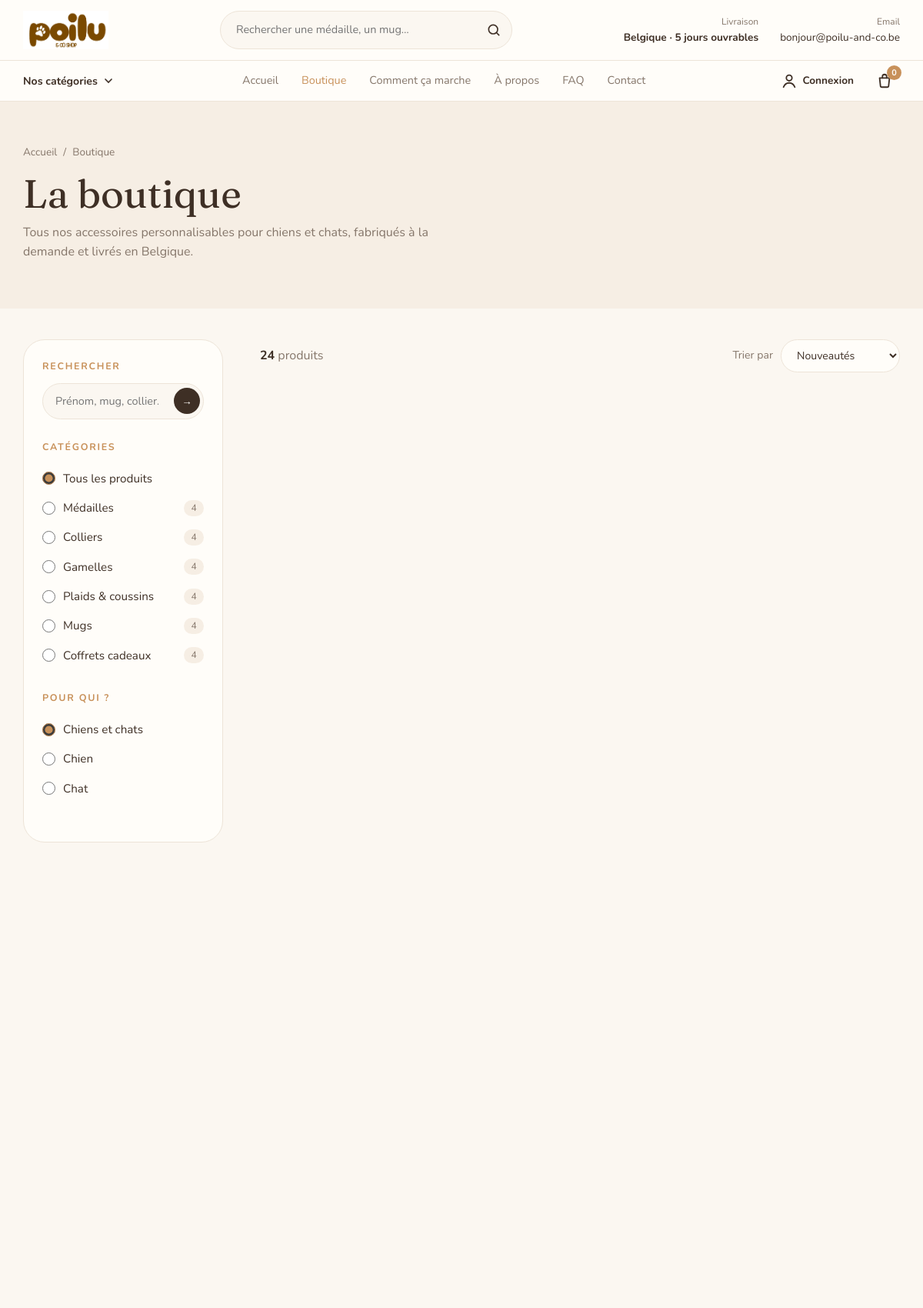
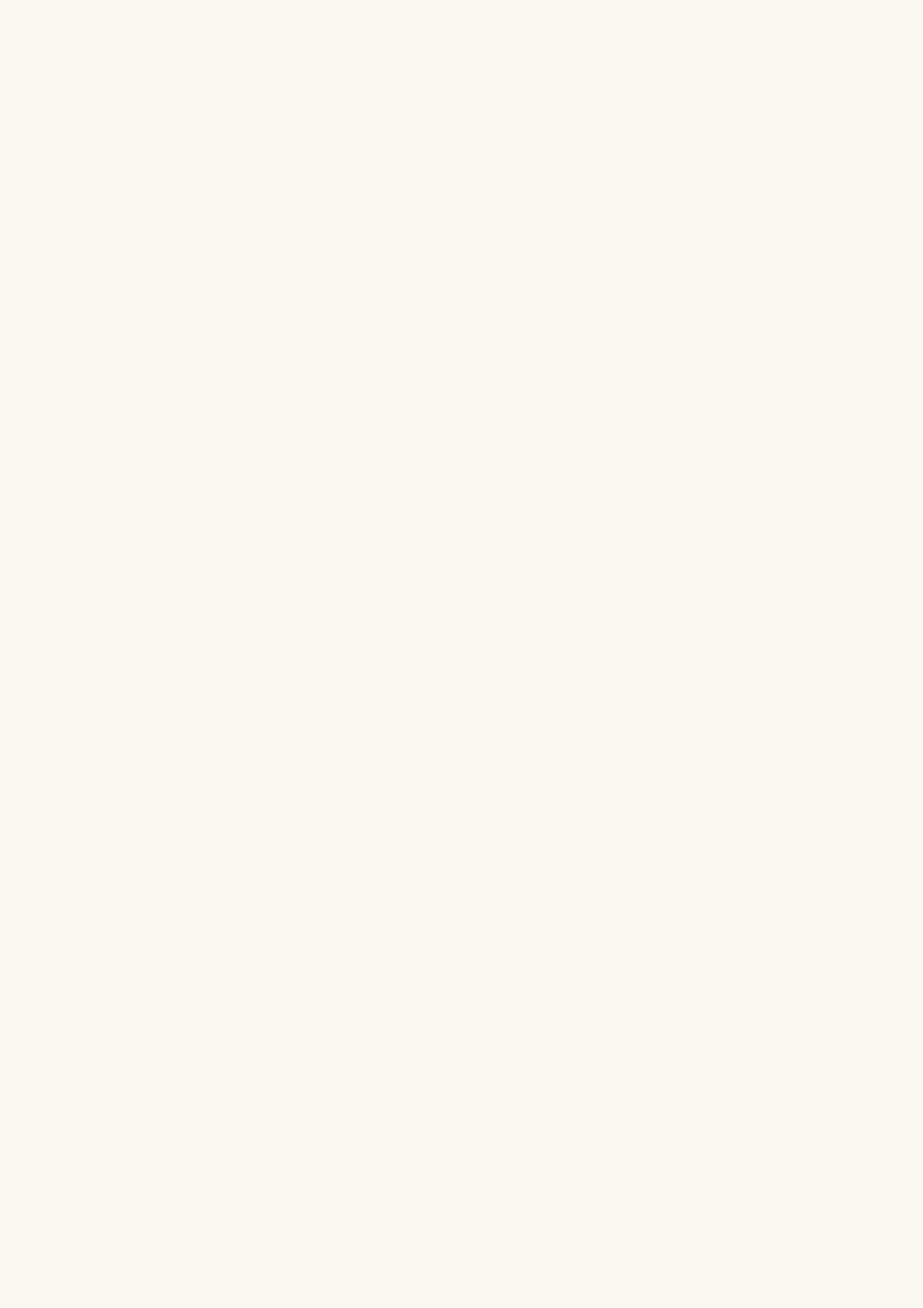
Screenshot of /pages/products.php (upper part) with the database file from the repository (2 pictures, top to bottom).
### tables this page shows
CREATE TABLE categories (
    id          INT AUTO_INCREMENT PRIMARY KEY,
    name        VARCHAR(80)  NOT NULL,
    slug        VARCHAR(80)  NOT NULL UNIQUE,
    description VARCHAR(255) NULL,
    sort_order  INT          NOT NULL DEFAULT 0        
);

### includes/functions.php (called while the page is built, shortened)
<?php
function e($text)
{
    return htmlspecialchars((string) $text, ENT_QUOTES, 'UTF-8');
}

### pages/products.php (the view, shortened to what this page needs)
<?php
require '../includes/db.php';
require '../includes/functions.php';
$search        = trim($_GET['search'] ?? '');
$search        = mb_substr($search, 0, 60);
$animal        = $_GET['animal'] ?? '';
$sort          = $_GET['sort'] ?? 'newest';
$animal_options = ['dog' => 'Chien', 'cat' => 'Chat'];
if (!array_key_exists($animal, $animal_options)) {
    $animal = '';
}
$sort_options = [
    'newest'     => ['label' => 'Nouveautés',       'sql' => 'p.created_at DESC'],
    'price_asc'  => ['label' => 'Prix croissant',   'sql' => 'p.price ASC'],
    'price_desc' => ['label' => 'Prix décroissant', 'sql' => 'p.price DESC'],
    'name'       => ['label' => 'Nom (A → Z)',      'sql' => 'p.name ASC'],
];
$categories       = [];
$products         = [];
$current_category = null;
if ($pdo !== null) {
    $categories = $pdo->query("
        SELECT c.id, c.name, c.slug, c.description, COUNT(p.id) AS product_count
        FROM categories c
        LEFT JOIN products p ON p.category_id = c.id AND p.is_active = 1
        GROUP BY c.id, c.name, c.slug, c.description, c.sort_order
        ORDER BY c.sort_order
    ")->fetchAll();
    $where  = ['p.is_active = 1'];
    $params = [];
    $sql = "
        SELECT p.*, c.name AS category_name, c.slug AS category_slug
        FROM products p
        JOIN categories c ON c.id = p.category_id
        WHERE " . implode(' AND ', $where) . "
        ORDER BY " . $sort_options[$sort]['sql'];
    $statement = $pdo->prepare($sql);
    $statement->execute($params);
    $products = $statement->fetchAll();
}
if ($current_category !== null) {
    $page_heading     = $current_category['name'];
    $page_intro       = $current_category['description'];
} else {
    $page_heading     = 'La boutique';
    $page_intro       = 'Tous nos accessoires personnalisables pour chiens et chats, fabriqués à la demande et livrés en Belgique.';
}
require '../includes/header.php';
?>
<section class="page-hero">
    <div class="container">
        <nav class="breadcrumb" aria-label="Fil d'Ariane">
            <a href="../index.php">Accueil</a>
            <span aria-hidden="true">/</span>
            <?php if ($current_category !== null): ?>
                <a href="products.php">Boutique</a>
                <span aria-hidden="true">/</span>
                <span><?= e($current_category['name']) ?></span>
            <?php else: ?>
                <span>Boutique</span>
            <?php endif; ?>
        </nav>
        <h1><?= e($page_heading) ?></h1>
        <p class="page-intro"><?= e($page_intro) ?></p>
    </div>
</section>
<section class="section catalogue">
    <div class="container">
        <?php if ($pdo === null): ?>
            <div class="empty-state">
                <h2>La boutique n'est pas encore connectée</h2>
                <p>Démarrez MySQL dans XAMPP/WAMP, puis importez <strong>database/database.sql</strong> dans phpMyAdmin.</p>
            </div>
        <?php else: ?>
        <div class="catalogue-layout">
            <aside class="filters" data-filters>
                <form method="get" action="products.php" id="filter-form" class="filters-form">
                    <div class="filter-group">
                        <label for="filter-search" class="filter-title">Rechercher</label>
                        <div class="filter-search">
                            <input type="search" id="filter-search" name="search" value="<?= e($search) ?>" placeholder="Prénom, mug, collier…">
                            <button type="submit" aria-label="Rechercher">→</button>
                        </div>
                    </div>
                    <fieldset class="filter-group">
                        <legend class="filter-title">Catégories</legend>
                        <label class="filter-option">
                            <input type="radio" name="category" value="" <?= $current_category === null ? 'checked' : '' ?> data-auto-submit>
                            <span>Tous les produits</span>
                        </label>
                        <?php foreach ($categories as $category): ?>
                            <label class="filter-option">
                                <input type="radio" name="category" value="<?= e($category['slug']) ?>"
                                    <?= ($current_category !== null && $current_category['id'] === $category['id']) ? 'checked' : '' ?> data-auto-submit>
                                <span><?= e($category['name']) ?></span>
                                <small><?= (int) $category['product_count'] ?></small>
                            </label>
                        <?php endforeach; ?>
                    </fieldset>
                    <fieldset class="filter-group">
                        <legend class="filter-title">Pour qui ?</legend>
                        <label class="filter-option">
                            <input type="radio" name="animal" value="" <?= $animal === '' ? 'checked' : '' ?> data-auto-submit>
                            <span>Chiens et chats</span>
                        </label>
                        <?php foreach ($animal_options as $value => $label): ?>
                            <label class="filter-option">
                                <input type="radio" name="animal" value="<?= e($value) ?>" <?= $animal === $value ? 'checked' : '' ?> data-auto-submit>
                                <span><?= e($label) ?></span>
                            </label>
                        <?php endforeach; ?>
                    </fieldset>
                </form>
            </aside>
            <div class="catalogue-main">
                <div class="catalogue-toolbar">
                    <p>
                        <strong><?= count($products) ?></strong> produit<?= count($products) > 1 ? 's' : '' ?>
                    </p>
                    <label class="sort-select">
                        <span>Trier par</span>
                        <select name="sort" form="filter-form" data-auto-submit>
                            <?php foreach ($sort_options as $value => $option): ?>
                                <option value="<?= e($value) ?>" <?= $sort === $value ? 'selected' : '' ?>><?= e($option['label']) ?></option>
                            <?php endforeach; ?>
                        </select>
                    </label>
                </div>
                <?php if (count($products) === 0): ?>
                    <div class="empty-state">
                        <h2>Aucun produit trouvé</h2>
                        <p>Essayez un autre mot ou retirez un filtre.</p>
                        <a href="products.php" class="button button-outline">Voir tous les produits</a>
                    </div>
                <?php else: ?>
                    <div class="product-grid product-grid-catalogue">
                    </div>
                <?php endif; ?>
            </div>
        </div>
        <?php endif; ?>
    </div>
</section>
<?php require '../includes/footer.php'; ?>

### assets/css/style.css (style rules this page uses)
:root { --color-cream: #FBF7F1; --color-sand: #F6EEE4; --color-beige: #EDE4D8; --color-caramel: #C8915A; --color-caramel-dk: #A8723F; --color-brown: #3E2F25; --color-muted: #85766A; --color-white: #FFFDF9; --color-sage: #DDE5D6; --color-rose: #F3DCD4; --color-sky: #DCE6EE; --font-title: 'Fraunces', Georgia, serif; --font-text: 'Nunito', 'Segoe UI', sans-serif; --radius: 18px; --radius-big: 28px; --shadow: 0 12px 30px rgba(62, 47, 37, 0.08); }
*, *::before, *::after { box-sizing: border-box; }
html { scroll-behavior: smooth; }
body { margin: 0; font-family: var(--font-text); font-size: 16px; line-height: 1.6; color: var(--color-brown); background: var(--color-cream); }
a { color: inherit; text-decoration: none; }
h1, h2, h3 { font-family: var(--font-title); font-weight: 400; line-height: 1.15; margin: 0 0 .5em; }
h1 { font-size: clamp(2.3rem, 6vw, 4rem); }
.container { width: 100%; max-width: 1180px; margin: 0 auto; padding: 0 20px; }
.section { padding: 64px 0; }
.product-grid { display: grid; grid-template-columns: repeat(2, 1fr); gap: 16px; }
.page-hero { background: var(--color-sand); padding: 40px 0 44px; }
.page-hero h1 { margin-bottom: 8px; font-size: clamp(2rem, 5vw, 3.2rem); }
.page-intro { max-width: 560px; margin: 0; color: var(--color-muted); }
.breadcrumb { display: flex; flex-wrap: wrap; gap: 8px; margin-bottom: 14px; font-size: .85rem; color: var(--color-muted); }
@media (min-width: 960px) { .section { padding: 96px 0; } }
@media (min-width: 960px) { .product-grid { grid-template-columns: repeat(4, 1fr); gap: 24px; } }
@media (min-width: 960px) { .page-hero { padding: 56px 0 60px; } }

### assets/css/products.css (style rules this page uses)
.catalogue { padding-top: 40px; }
.catalogue-layout { display: grid; gap: 28px; }
.filters-form { display: none; margin-top: 14px; padding: 24px; border: 1px solid var(--color-beige); border-radius: var(--radius-big); background: var(--color-white); }
.filter-group { margin: 0 0 26px; padding: 0; border: 0; }
.filter-title { display: block; margin-bottom: 12px; padding: 0; font-size: .78rem; font-weight: 700; letter-spacing: .14em; text-transform: uppercase; color: var(--color-caramel); }
.filter-search { position: relative; }
.filter-search input { width: 100%; padding: 11px 44px 11px 16px; border: 1.5px solid var(--color-beige); border-radius: 999px; background: var(--color-cream); font: inherit; font-size: .9rem; color: var(--color-brown); outline: none; }
.filter-search button { position: absolute; right: 5px; top: 50%; transform: translateY(-50%); width: 34px; height: 34px; border: 0; border-radius: 50%; background: var(--color-brown); color: var(--color-white); cursor: pointer; }
.filter-option { display: flex; align-items: center; gap: 10px; padding: 7px 0; font-size: .95rem; cursor: pointer; }
.filter-option input { width: 17px; height: 17px; margin: 0; accent-color: var(--color-caramel); }
.filter-option small { margin-left: auto; min-width: 26px; padding: 1px 8px; border-radius: 999px; background: var(--color-sand); color: var(--color-muted); font-size: .75rem; text-align: center; }
.catalogue-toolbar { display: flex; flex-wrap: wrap; align-items: center; justify-content: space-between; gap: 12px; margin-bottom: 24px; }
.catalogue-toolbar p { margin: 0; color: var(--color-muted); }
.catalogue-toolbar strong { color: var(--color-brown); }
.sort-select { display: flex; align-items: center; gap: 10px; font-size: .88rem; color: var(--color-muted); }
.sort-select select { padding: 10px 16px; border: 1.5px solid var(--color-beige); border-radius: 999px; background: var(--color-white); font: inherit; color: var(--color-brown); cursor: pointer; }
@media (min-width: 960px) { .catalogue-layout { grid-template-columns: 260px 1fr; gap: 48px; align-items: start; } }
@media (min-width: 960px) { .filters { position: sticky; top: 150px; } }
@media (min-width: 960px) { .filters-form { display: block; margin-top: 0; } }
@media (min-width: 960px) { .product-grid-catalogue { grid-template-columns: repeat(3, 1fr); } }

### rows the page displays
categories: name "Médailles", product_count "4"
categories: name "Colliers", product_count "4"
categories: name "Gamelles", product_count "4"
categories: name "Plaids & coussins", product_count "4"
categories: name "Mugs", product_count "4"
categories: name "Coffrets cadeaux", product_count "4"

### other values shown
DELIVERY_WORKING_DAYS "5"
$cart_items "0"
$page_heading "La boutique"
$page_intro "Tous nos accessoires personnalisables pour chiens et chats, fabriqués à la demande et livrés en Belgique."
$label "Chien"
$label "Chat"
count($products) "24"
form field sort "Nouveautés"
